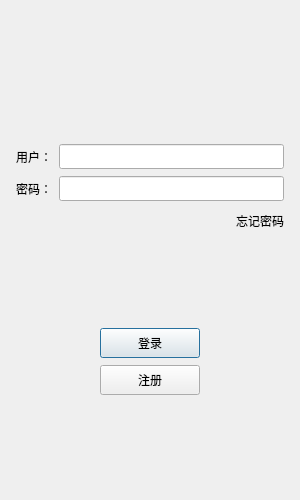
<?xml version="1.0" encoding="UTF-8"?>
<ui version="4.0">
 <class>LoginDialog</class>
 <widget class="QDialog" name="LoginDialog">
  <property name="geometry">
   <rect>
    <x>0</x>
    <y>0</y>
    <width>300</width>
    <height>500</height>
   </rect>
  </property>
  <property name="minimumSize">
   <size>
    <width>300</width>
    <height>500</height>
   </size>
  </property>
  <property name="maximumSize">
   <size>
    <width>300</width>
    <height>500</height>
   </size>
  </property>
  <property name="windowTitle">
   <string>Dialog</string>
  </property>
  <layout class="QVBoxLayout" name="verticalLayout_2">
   <item>
    <layout class="QVBoxLayout" name="verticalLayout">
     <property name="spacing">
      <number>7</number>
     </property>
     <property name="leftMargin">
      <number>5</number>
     </property>
     <property name="topMargin">
      <number>5</number>
     </property>
     <property name="rightMargin">
      <number>5</number>
     </property>
     <property name="bottomMargin">
      <number>5</number>
     </property>
     <item>
      <widget class="QWidget" name="widget" native="true">
       <property name="maximumSize">
        <size>
         <width>16777215</width>
         <height>300</height>
        </size>
       </property>
       <layout class="QGridLayout" name="gridLayout">
        <item row="0" column="0">
         <widget class="QLabel" name="label">
          <property name="maximumSize">
           <size>
            <width>300</width>
            <height>300</height>
           </size>
          </property>
          <property name="text">
           <string/>
          </property>
          <property name="pixmap">
           <pixmap resource="res.qrc">:/res/fvsb.jpg</pixmap>
          </property>
          <property name="alignment">
           <set>Qt::AlignCenter</set>
          </property>
         </widget>
        </item>
       </layout>
      </widget>
     </item>
     <item>
      <spacer name="verticalSpacer">
       <property name="orientation">
        <enum>Qt::Vertical</enum>
       </property>
       <property name="sizeHint" stdset="0">
        <size>
         <width>20</width>
         <height>40</height>
        </size>
       </property>
      </spacer>
     </item>
     <item>
      <layout class="QHBoxLayout" name="horizontalLayout">
       <item>
        <widget class="QLabel" name="userLabel">
         <property name="minimumSize">
          <size>
           <width>0</width>
           <height>25</height>
          </size>
         </property>
         <property name="maximumSize">
          <size>
           <width>16777215</width>
           <height>25</height>
          </size>
         </property>
         <property name="text">
          <string>用户：</string>
         </property>
        </widget>
       </item>
       <item>
        <widget class="QLineEdit" name="userEdit">
         <property name="minimumSize">
          <size>
           <width>0</width>
           <height>25</height>
          </size>
         </property>
         <property name="maximumSize">
          <size>
           <width>16777215</width>
           <height>25</height>
          </size>
         </property>
        </widget>
       </item>
      </layout>
     </item>
     <item>
      <layout class="QHBoxLayout" name="horizontalLayout_2">
       <item>
        <widget class="QLabel" name="passLabel">
         <property name="minimumSize">
          <size>
           <width>0</width>
           <height>25</height>
          </size>
         </property>
         <property name="maximumSize">
          <size>
           <width>16777215</width>
           <height>25</height>
          </size>
         </property>
         <property name="text">
          <string>密码：</string>
         </property>
        </widget>
       </item>
       <item>
        <widget class="QLineEdit" name="passEdit">
         <property name="minimumSize">
          <size>
           <width>0</width>
           <height>25</height>
          </size>
         </property>
         <property name="maximumSize">
          <size>
           <width>16777215</width>
           <height>25</height>
          </size>
         </property>
        </widget>
       </item>
      </layout>
     </item>
     <item>
      <layout class="QHBoxLayout" name="horizontalLayout_3">
       <item>
        <spacer name="horizontalSpacer">
         <property name="orientation">
          <enum>Qt::Horizontal</enum>
         </property>
         <property name="sizeHint" stdset="0">
          <size>
           <width>40</width>
           <height>25</height>
          </size>
         </property>
        </spacer>
       </item>
       <item>
        <widget class="QLabel" name="forgetLabel">
         <property name="minimumSize">
          <size>
           <width>0</width>
           <height>25</height>
          </size>
         </property>
         <property name="maximumSize">
          <size>
           <width>16777215</width>
           <height>25</height>
          </size>
         </property>
         <property name="text">
          <string>忘记密码</string>
         </property>
        </widget>
       </item>
      </layout>
     </item>
     <item>
      <spacer name="verticalSpacer_2">
       <property name="orientation">
        <enum>Qt::Vertical</enum>
       </property>
       <property name="sizeHint" stdset="0">
        <size>
         <width>20</width>
         <height>40</height>
        </size>
       </property>
      </spacer>
     </item>
     <item>
      <layout class="QHBoxLayout" name="horizontalLayout_4">
       <item>
        <spacer name="horizontalSpacer_2">
         <property name="orientation">
          <enum>Qt::Horizontal</enum>
         </property>
         <property name="sizeHint" stdset="0">
          <size>
           <width>40</width>
           <height>20</height>
          </size>
         </property>
        </spacer>
       </item>
       <item>
        <widget class="QPushButton" name="loginBtn">
         <property name="minimumSize">
          <size>
           <width>100</width>
           <height>30</height>
          </size>
         </property>
         <property name="maximumSize">
          <size>
           <width>100</width>
           <height>30</height>
          </size>
         </property>
         <property name="text">
          <string>登录</string>
         </property>
        </widget>
       </item>
       <item>
        <spacer name="horizontalSpacer_3">
         <property name="orientation">
          <enum>Qt::Horizontal</enum>
         </property>
         <property name="sizeHint" stdset="0">
          <size>
           <width>40</width>
           <height>20</height>
          </size>
         </property>
        </spacer>
       </item>
      </layout>
     </item>
     <item>
      <layout class="QHBoxLayout" name="horizontalLayout_5">
       <item>
        <spacer name="horizontalSpacer_4">
         <property name="orientation">
          <enum>Qt::Horizontal</enum>
         </property>
         <property name="sizeHint" stdset="0">
          <size>
           <width>40</width>
           <height>20</height>
          </size>
         </property>
        </spacer>
       </item>
       <item>
        <widget class="QPushButton" name="regBtn">
         <property name="minimumSize">
          <size>
           <width>100</width>
           <height>30</height>
          </size>
         </property>
         <property name="maximumSize">
          <size>
           <width>100</width>
           <height>30</height>
          </size>
         </property>
         <property name="text">
          <string>注册</string>
         </property>
        </widget>
       </item>
       <item>
        <spacer name="horizontalSpacer_5">
         <property name="orientation">
          <enum>Qt::Horizontal</enum>
         </property>
         <property name="sizeHint" stdset="0">
          <size>
           <width>40</width>
           <height>20</height>
          </size>
         </property>
        </spacer>
       </item>
      </layout>
     </item>
     <item>
      <spacer name="verticalSpacer_3">
       <property name="orientation">
        <enum>Qt::Vertical</enum>
       </property>
       <property name="sizeHint" stdset="0">
        <size>
         <width>20</width>
         <height>40</height>
        </size>
       </property>
      </spacer>
     </item>
    </layout>
   </item>
  </layout>
 </widget>
 <resources>
  <include location="res.qrc"/>
 </resources>
 <connections/>
</ui>
